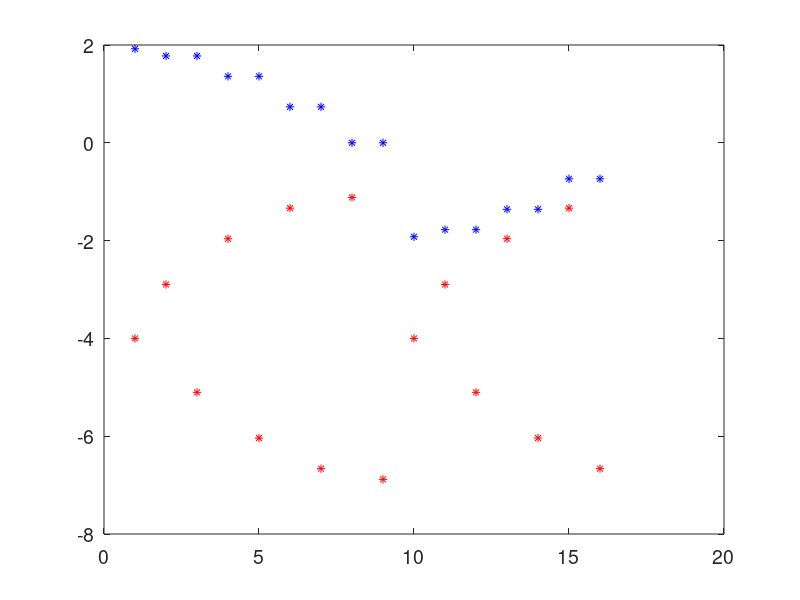
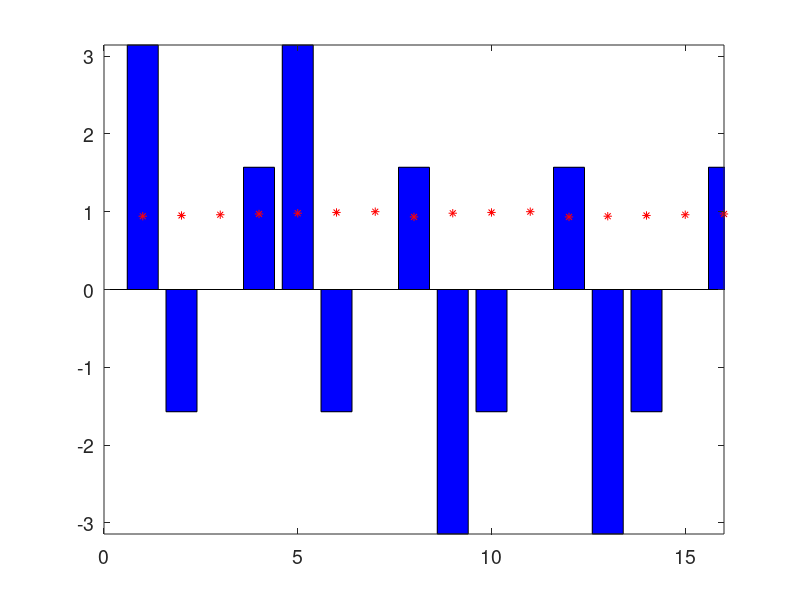

These charts were generated, in order, by the following MATLAB code: (Note: this script raises an error after producing the figures.)
clc
clear all
close all
Nd = 15; 
t = 1; 
h = - 0.02;
k1 = exp(4*h); 
k2 = exp(-0*h); 
% positive imaginary part is gain
g = k1 - k2;
g = 0.08;
Nr = (Nd + 1)/4;
F0 = sparse(zeros(Nr, Nr));
E1 = sparse(fliplr(diag([k2 0 0 k1])));
E2 = sparse(fliplr(diag([0 k1 k2 0])));
E2_ = sparse(fliplr(diag([0 k1 k2 0])));
E3 = sparse(fliplr(diag([k2 0 0 k1])));

D1 = diag(-g*1i*ones(1,Nr)) + diag(k1*ones(1,Nr-1), 1) + diag(k2*ones(1,Nr-1), -1);
D2 = diag(-g*1i*ones(1,Nr)) + diag([k1 0 k2], 1) + diag([k2 0 k1], -1);
D3 = diag(-g*1i*ones(1,Nr)) + diag([k1 0 k2], 1) + diag([k2 0 k1], -1);
D4 = diag(-g*1i*ones(1,Nr)) + diag(k1*ones(1,Nr-1), 1) + diag(k2*ones(1,Nr-1), -1);

H = sparse([D1 E1 F0 F0;
            E1 D2 E2 F0;
            F0 E2_ D3 E3;
            F0 F0 E3 D4]);

% H = sparse([D1 E1;
%             E1 D1;
%             ]);

[V, A] = eig(full(H));
lam = diag(A);
% [~, idx] = sort(real(lam));
% lam1 = lam(idx);
figure
plot(real(lam),'b*')
hold on
plot(imag(lam)*50,'r*')
set(gcf, 'Position', [00, 00, 350, 300])
% axis([0 Nd + 1 -2.5 2.5])
set(gca,'FontSize', 14) % Font Size
Lasing = find(imag(diag(V)) > 0);
Lasing=9

bn = 9
figure
bar(angle(V(:,bn)),'b')
hold on
plot(abs(V(:,bn))/max(abs(V(:,bn))),'r*')
set(gcf, 'Position', [00, 00, 350, 300])
set(gca,'FontSize', 14) % Font Size
axis([0 Nd + 1 -pi pi])


Intensity = abs(V(:, Lasing)) .* abs(V(:, Lasing));
Intensity = Intensity ./ max(Intensity);
Phase = angle(V(:, Lasing));
Nall = sqrt(Nd+1);
for k = 1:1:Nall

    if mod(k, 2)
        RT(k, :) = Intensity((k - 1) * Nall + (1:Nall));
    else
        RT(k, :) = fliplr(Intensity((k - 1) * Nall + (1:Nall))');
    end

end

for k = 1:1:Nall

    if mod(k, 2)
        RA(k, :) = Phase((k - 1) * Nall + (1:Nall));
    else
        RA(k, :) = fliplr(Phase((k - 1) * Nall + (1:Nall))');
    end

end

plotring(RT, [0 1.2]);
set(gcf, 'Position', [00, 00, 400, 300]);
set(gca, 'FontSize', 14);

figure;
imagesc(RA);
colormap([0.5 0.5 0.5; 0 1 1; 0 1 0; 1 0.5 0; 0.5 0.5 0.5]);
colorbar;
set(gcf, 'Position', [00, 00, 400, 300]);
set(gca, 'FontSize', 14);
